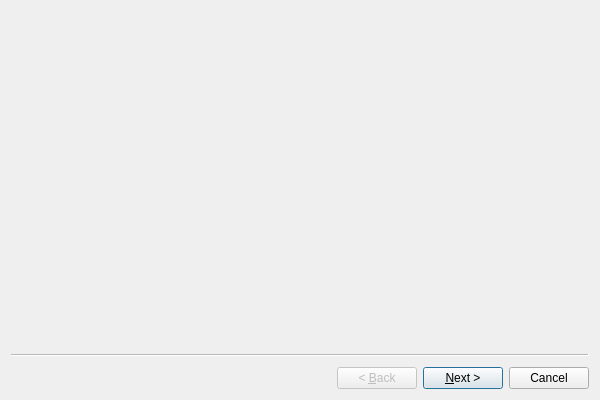
<?xml version="1.0" encoding="UTF-8"?>
<ui version="4.0">
 <class>Wizard</class>
 <widget class="QWizard" name="Wizard">
  <property name="geometry">
   <rect>
    <x>0</x>
    <y>0</y>
    <width>600</width>
    <height>400</height>
   </rect>
  </property>
  <property name="minimumSize">
   <size>
    <width>500</width>
    <height>300</height>
   </size>
  </property>
  <property name="maximumSize">
   <size>
    <width>1000</width>
    <height>700</height>
   </size>
  </property>
  <property name="sizeIncrement">
   <size>
    <width>0</width>
    <height>0</height>
   </size>
  </property>
  <property name="windowTitle">
   <string>Wizard</string>
  </property>
  <widget class="Prosetpage" name="wizardPage1"/>
  <widget class="confirmpage" name="wizardPage2"/>
 </widget>
 <customwidgets>
  <customwidget>
   <class>confirmpage</class>
   <extends>QWizardPage</extends>
   <header>confirmpage.h</header>
   <container>1</container>
  </customwidget>
  <customwidget>
   <class>Prosetpage</class>
   <extends>QWizardPage</extends>
   <header>prosetpage.h</header>
   <container>1</container>
  </customwidget>
 </customwidgets>
 <resources/>
 <connections/>
</ui>
